Frame 1 (no input): blank canvas, image omitted
Frame 60 (the mouse pressed at the canvas centre just before this capture): blank canvas, image omitted
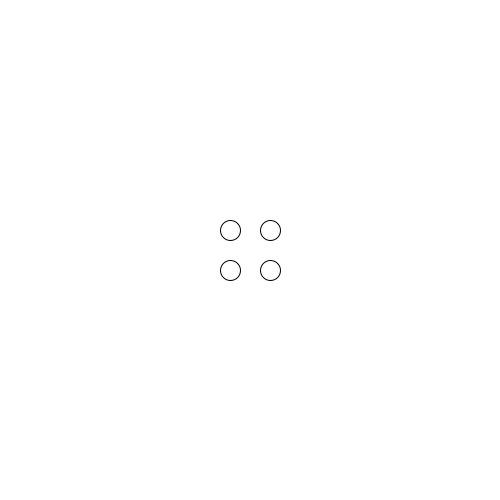
Frame 120 (the mouse held since frame 60 and released just before this capture)

The Processing sketch whose frames 1 and 60 were blank and that drew this single picture after the mouse press (run headless with seeded random() and noise(); from frame 60 on, the mouse is pressed at the canvas centre):

// Processing sketch: operacaoMouse
// ── operacaoMouse.pde
void setup()
{
  size(500,500);
  background(255);
}

void draw()
{
  background(255);
  circle(mouseX-20,mouseY-20,20);
  circle(mouseX-20,mouseY+20,20);
  circle(mouseX+20,mouseY+20,20);
  circle(mouseX+20,mouseY-20,20);
}
